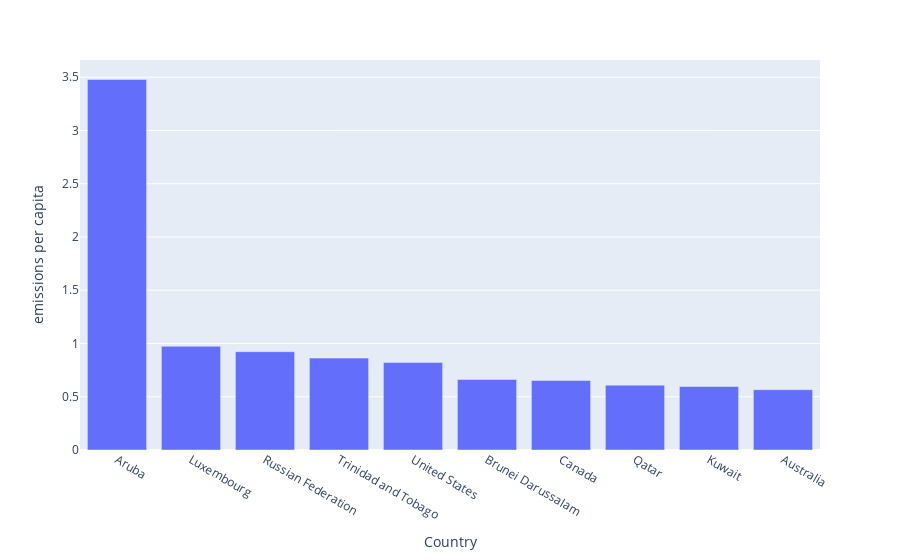

The cell this chart's notebook holds for it:
### Code cell
px.bar(
    data_frame=overall_stats_df.loc[
        lambda x: x["Country"].isin(
            get_top_n_countries(n=10, by="emissions per capita")
        )
    ].sort_values(by="emissions per capita", ascending=False),
    x="Country",
    y="emissions per capita",
)

### Figure 1 — Plotly figure (JSON) as saved in the notebook; plotly's stock layout.template omitted (floating-point values rounded to 4 significant figures)
{"data": [{"alignmentgroup": "True", "hovertemplate": "Country=%{x}<br>emissions per capita=%{y}<extra></extra>", "legendgroup": "", "marker": {"color": "#636efa"}, "name": "", "offsetgroup": "", "orientation": "v", "showlegend": false, "textposition": "auto", "type": "bar", "x": ["Aruba", "Luxembourg", "Russian Federation", "Trinidad and Tobago", "United States", "Brunei Darussalam", "Canada", "Qatar", "Kuwait", "Australia"], "xaxis": "x", "y": [3.478, 0.9741, 0.923, 0.8627, 0.8221, 0.6623, 0.6527, 0.609, 0.5962, 0.5665], "yaxis": "y"}], "layout": {"autosize": true, "barmode": "relative", "legend": {"tracegroupgap": 0}, "margin": {"t": 60}, "xaxis": {"anchor": "y", "autorange": true, "domain": [0, 1], "range": [-0.5, 9.5], "title": {"text": "Country"}, "type": "category"}, "yaxis": {"anchor": "x", "autorange": true, "domain": [0, 1], "range": [0, 3.662], "title": {"text": "emissions per capita"}, "type": "linear"}}}
